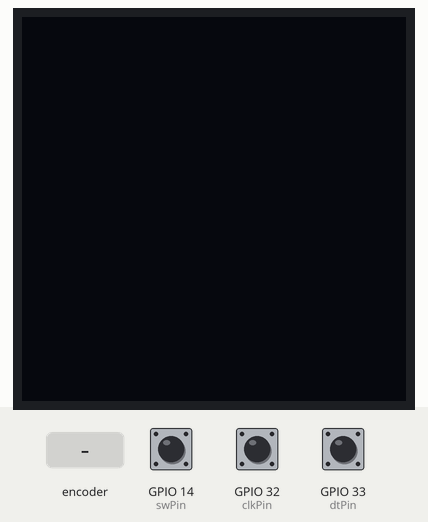
This sketch was run on a simulated ESP32. Parts: 128×128 one-colour display. The inputs (shaded band) are chosen by the test bench; at power-on: GPIO 14 (swPin) HIGH, GPIO 32 (clkPin) HIGH, GPIO 33 (dtPin) HIGH.

Above: at 1.2 s.
1.3 s: rotary encoder on GPIO 32 (clkPin) / GPIO 33 (dtPin) turned 3 steps (first pin leading)
At 3.0 s:
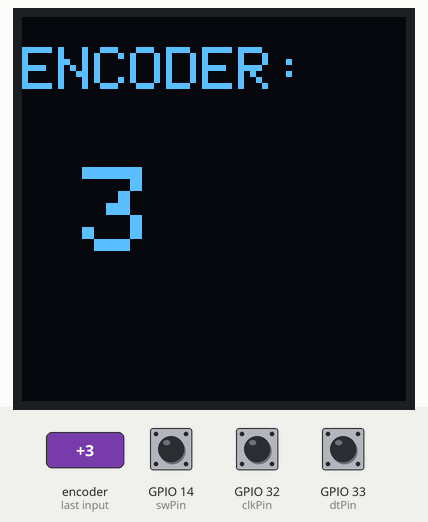
3.4 s: GPIO 14 (swPin) pulled LOW for 0.15 s
At 4.6 s:
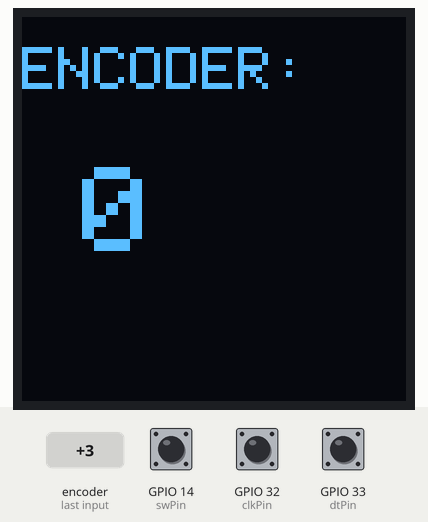
5.0 s: rotary encoder on GPIO 32 (clkPin) / GPIO 33 (dtPin) turned 2 steps (second pin leading)
At 6.6 s:
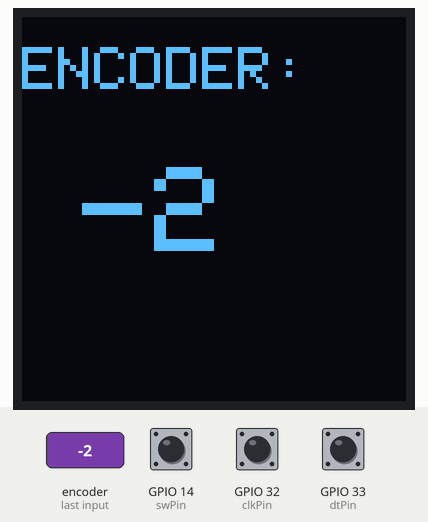
Timing chart, 0 to 8.1 s (numbered marks = the images above; inputs shaded):
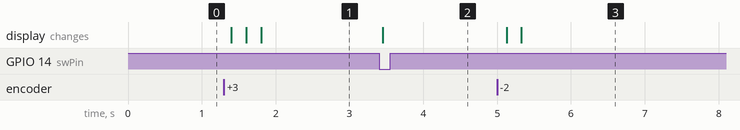

Measured:
- after the input at 1.3 s, the display: first changes after 0.10 s (image 1 shows a later state)
- after the input at 3.4 s, the display: changes after 0.05 s (image 2)
- after the input at 5.0 s, the display: first changes after 0.13 s (image 3 shows a later state)

The sketch:

rotary_encoder_display.ino
```cpp
#include <Wire.h>
#include <Adafruit_GFX.h>
#include <Adafruit_SH110X.h>

// Encoder Pins
const int clkPin = 32;
const int dtPin = 33;
const int swPin = 14;

int counter = 0;
int lastStateCLK;
unsigned long lastButtonPress = 0;

Adafruit_SH1107 display = Adafruit_SH1107(128, 128, &Wire, -1);

void setup() {
  Serial.begin(115200);

  pinMode(clkPin, INPUT);
  pinMode(dtPin, INPUT);
  pinMode(swPin, INPUT_PULLUP); // Use internal resistor for the button

  display.begin(0x3c, true);
  display.clearDisplay();
  display.setTextColor(SH110X_WHITE);

  // Read the initial state of CLK
  lastStateCLK = digitalRead(clkPin);
}

void loop() {
  // 1. Check for Rotation
  int currentStateCLK = digitalRead(clkPin);

  if (currentStateCLK != lastStateCLK && currentStateCLK == 1) {
    // If DT is different than CLK, we are turning Clockwise
    if (digitalRead(dtPin) != currentStateCLK) {
      counter++;
    } else {
      counter--;
    }
    updateDisplay();
  }
  lastStateCLK = currentStateCLK;

  // 2. Check for Button Press (Reset)
  int btnState = digitalRead(swPin);
  if (btnState == LOW && (millis() - lastButtonPress > 50)) {
    counter = 0;
    updateDisplay();
    lastButtonPress = millis();
  }
}

void updateDisplay() {
  display.clearDisplay();
  display.setTextSize(2);
  display.setCursor(0, 10);
  display.println("ENCODER:");
  display.setTextSize(4);
  display.setCursor(20, 50);
  display.println(counter);
  display.display();
}
```
